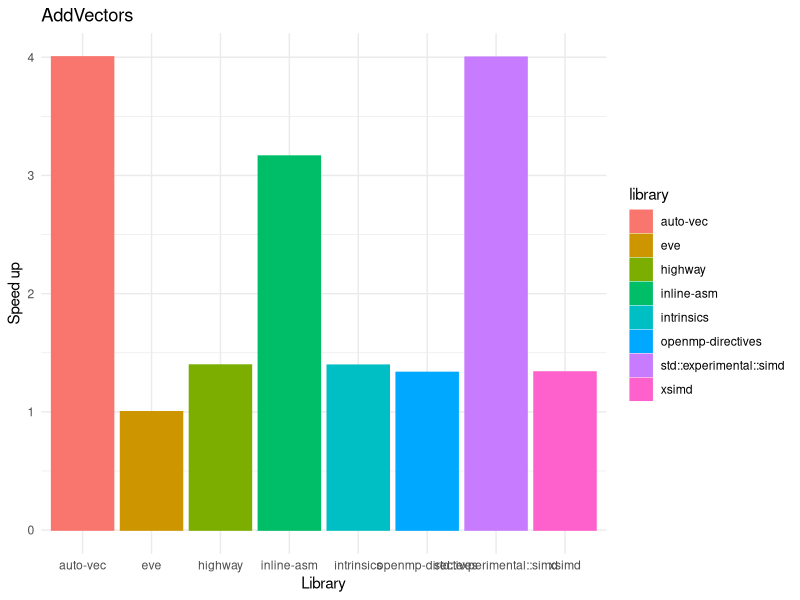
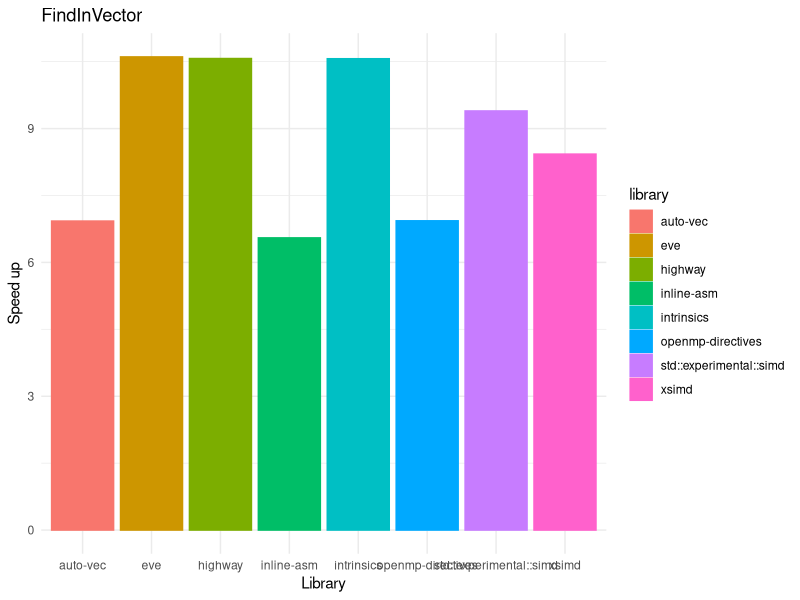
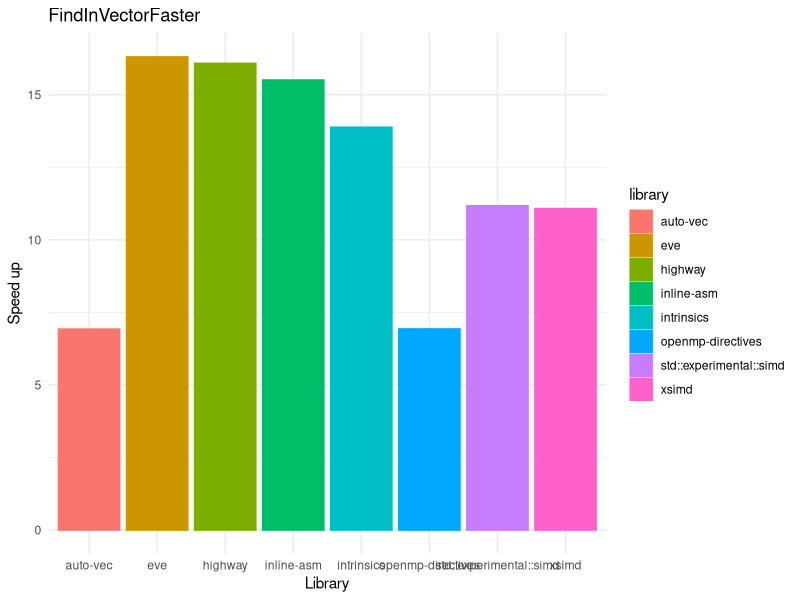
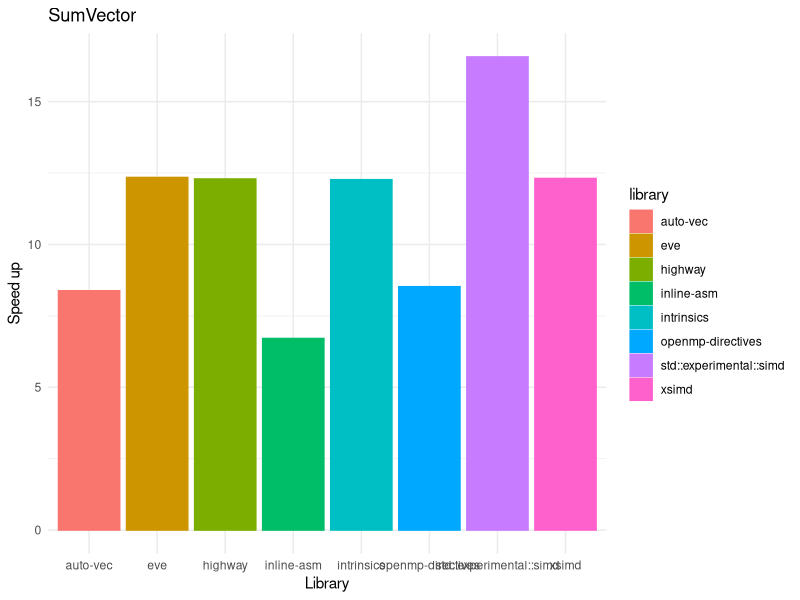
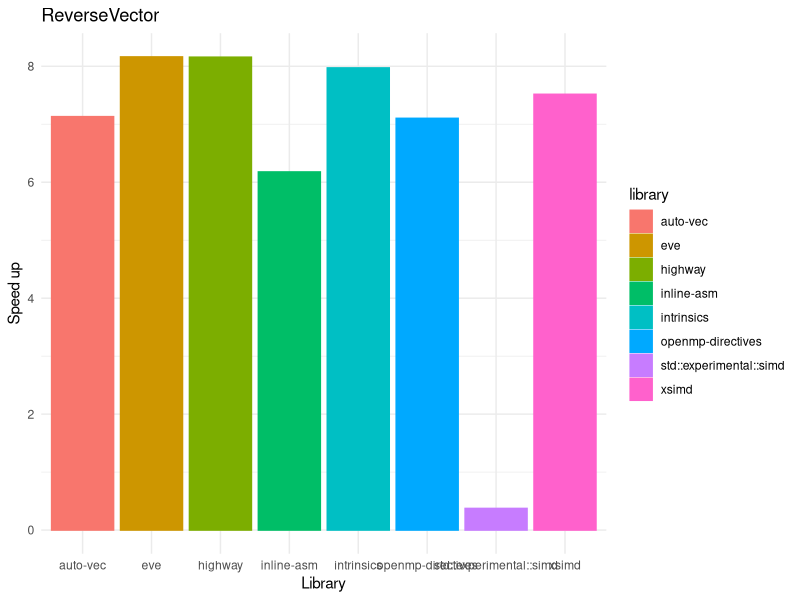

Generate these figures, in order, with R:
#install.packages('readxl')
library(readxl)
#install.packages("dplyr")
library(dplyr)
#install.packages("tidyverse")
library(tidyverse)
Data <- read_xlsx("consolidated_data.xlsx")

#summary(Data)
Data$library <- factor(Data$library)
Data$benchmark <- factor(Data$benchmark)
colnames(Data)[which(names(Data) == "execution time")] <- "execution_time"

Data_BMAddVectors <- Data %>% filter(benchmark == "BM_AddVectors/1/2/3/4/min_time:0.500/repeats:1000")
Data_BMAddVectors$execution_time <- 1.407 / Data_BMAddVectors$execution_time
Data_BMAddVectors <- Data_BMAddVectors %>% filter(library != "no-vec")

barchart <- ggplot(data=Data_BMAddVectors, aes(x = library,
                                                       y = execution_time,
                                                       colour = library,
                                                       fill = library,
                                                       group = library)) +
  labs(title="AddVectors", y="Speed up", x="Library") +
  theme_minimal() +
  geom_bar(stat = "summary", fun = "mean")

ggsave("BMAddVectors.png", plot=barchart, width=14, height=5, dpi=300)

Data_BMFindInVector <- Data %>% filter(benchmark == "BM_FindInVector/456/4096/3254/min_time:0.500/repeats:1000")
Data_BMFindInVector$execution_time <- 2535 / Data_BMFindInVector$execution_time
Data_BMFindInVector <- Data_BMFindInVector %>% filter(library != "no-vec")

barchart <- ggplot(data=Data_BMFindInVector, aes(x = library,
                                               y = execution_time,
                                               colour = library,
                                               fill = library,
                                               group = library)) +
  labs(title="FindInVector", y="Speed up", x="Library") +
  theme_minimal() +
  geom_bar(stat = "summary", fun = "mean")

ggsave("BMFindInVector.png", plot=barchart, width=14, height=5, dpi=300)

Data_BMFindInVectorFaster <- Data %>% filter(benchmark == "BM_FindInVectorFaster/456/4096/3254/min_time:0.500/repeats:1000")
Data_BMFindInVectorFaster$execution_time <- 2535 / Data_BMFindInVectorFaster$execution_time
Data_BMFindInVectorFaster <- Data_BMFindInVectorFaster %>% filter(library != "no-vec")

barchart <- ggplot(data=Data_BMFindInVectorFaster, aes(x = library,
                                                       y = execution_time,
                                                       colour = library,
                                                       fill = library,
                                                       group = library)) +
  labs(title="FindInVectorFaster", y="Speed up", x="Library") +
  theme_minimal() +
  geom_bar(stat = "summary", fun = "mean")

ggsave("BMFindInVectorFaster.png", plot=barchart, width=14, height=5, dpi=300)

Data_BMSumVector <- Data %>% filter(benchmark == "BM_SumVector/0/4096/min_time:0.500/repeats:1000")
Data_BMSumVector$execution_time <- 1856 / Data_BMSumVector$execution_time
Data_BMSumVector <- Data_BMSumVector %>% filter(library != "no-vec")

barchart <- ggplot(data=Data_BMSumVector, aes(x = library,
                                                 y = execution_time,
                                                 colour = library,
                                                 fill = library,
                                                 group = library)) +
  labs(title="SumVector", y="Speed up", x="Library") +
  theme_minimal() +
  geom_bar(stat = "summary", fun = "mean")

ggsave("BMSumVector.png", plot=barchart, width=14, height=5, dpi=300)

Data_BMReverseVector <- Data %>% filter(benchmark == "BM_ReverseVector/0/4096/min_time:0.500/repeats:1000")
Data_BMReverseVector$execution_time <- 1540 / Data_BMReverseVector$execution_time
Data_BMReverseVector <- Data_BMReverseVector %>% filter(library != "no-vec")

barchart <- ggplot(data=Data_BMReverseVector, aes(x = library,
                                              y = execution_time,
                                              colour = library,
                                              fill = library,
                                              group = library)) +
  labs(title="ReverseVector", y="Speed up", x="Library") +
  theme_minimal() +
  geom_bar(stat = "summary", fun = "mean")

ggsave("BMReverseVector.png", plot=barchart, width=14, height=5, dpi=300)
